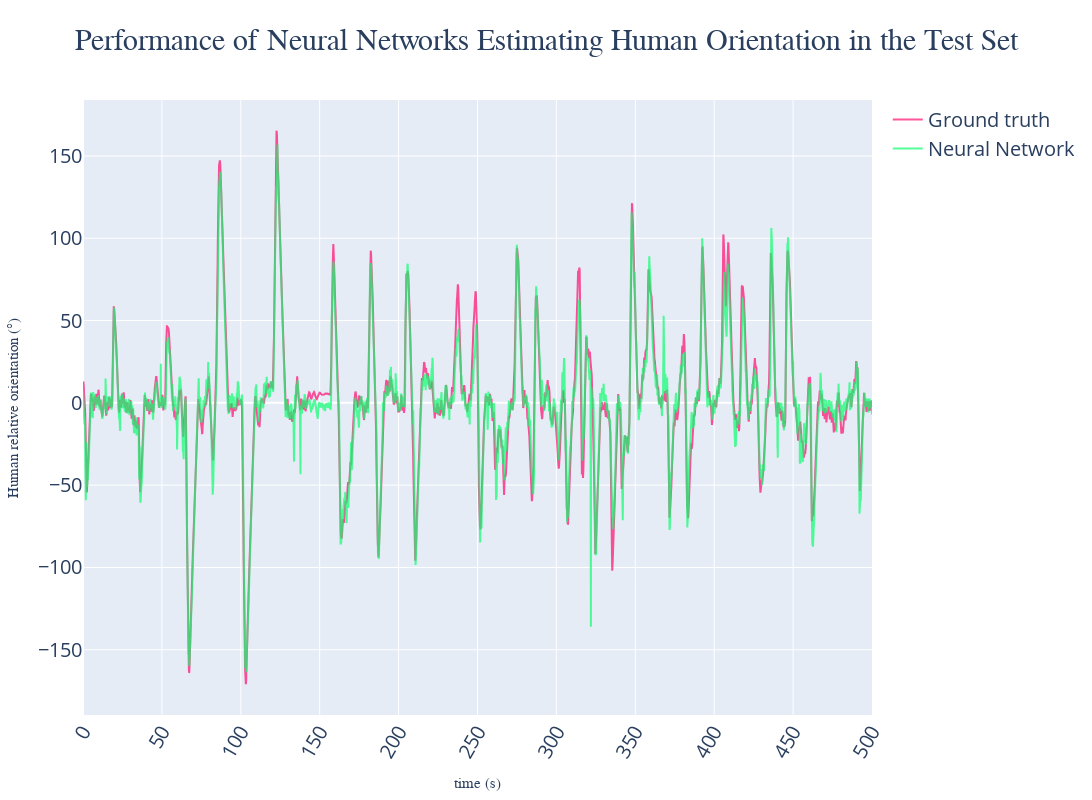

The notebook cell saved with this chart:
### Code cell
general_model("1234", "5", "PCA", 50, 4, False, 1, True)

### Figure 1 — Plotly figure (JSON) as saved in the notebook; plotly's stock layout.template omitted (floating-point values rounded to 4 significant figures; data arrays with more than 128 entries replaced by an {"elided": "..."} marker saying what was removed)
{"data": [{"marker": {"color": "rgba(255, 12, 111, 0.7)", "size": 5}, "mode": "lines", "name": "Ground truth", "type": "scatter", "x": {"elided": "5000 float values"}, "y": {"elided": "5000 float values"}}, {"marker": {"color": "rgba(12, 255, 111, 0.7)", "size": 5}, "mode": "lines", "name": "Neural Network", "type": "scatter", "x": {"elided": "5000 float values"}, "y": {"elided": "5000 float values"}}], "layout": {"autosize": false, "font": {"size": 20}, "height": 800, "title": {"font": {"family": "STKaiti", "size": 30}, "text": "Performance of Neural Networks Estimating Human Orientation in the Test Set", "x": 0.5}, "width": 1400, "xaxis": {"autorange": true, "nticks": 20, "range": [0, 500], "tickangle": -60, "title": {"font": {"family": "STKaiti", "size": 15}, "text": "time (s)"}, "type": "linear"}, "yaxis": {"autorange": true, "range": [-189.6, 184.0], "title": {"font": {"family": "STKaiti", "size": 15}, "text": "Human relative orientation (°)"}, "type": "linear"}}}
